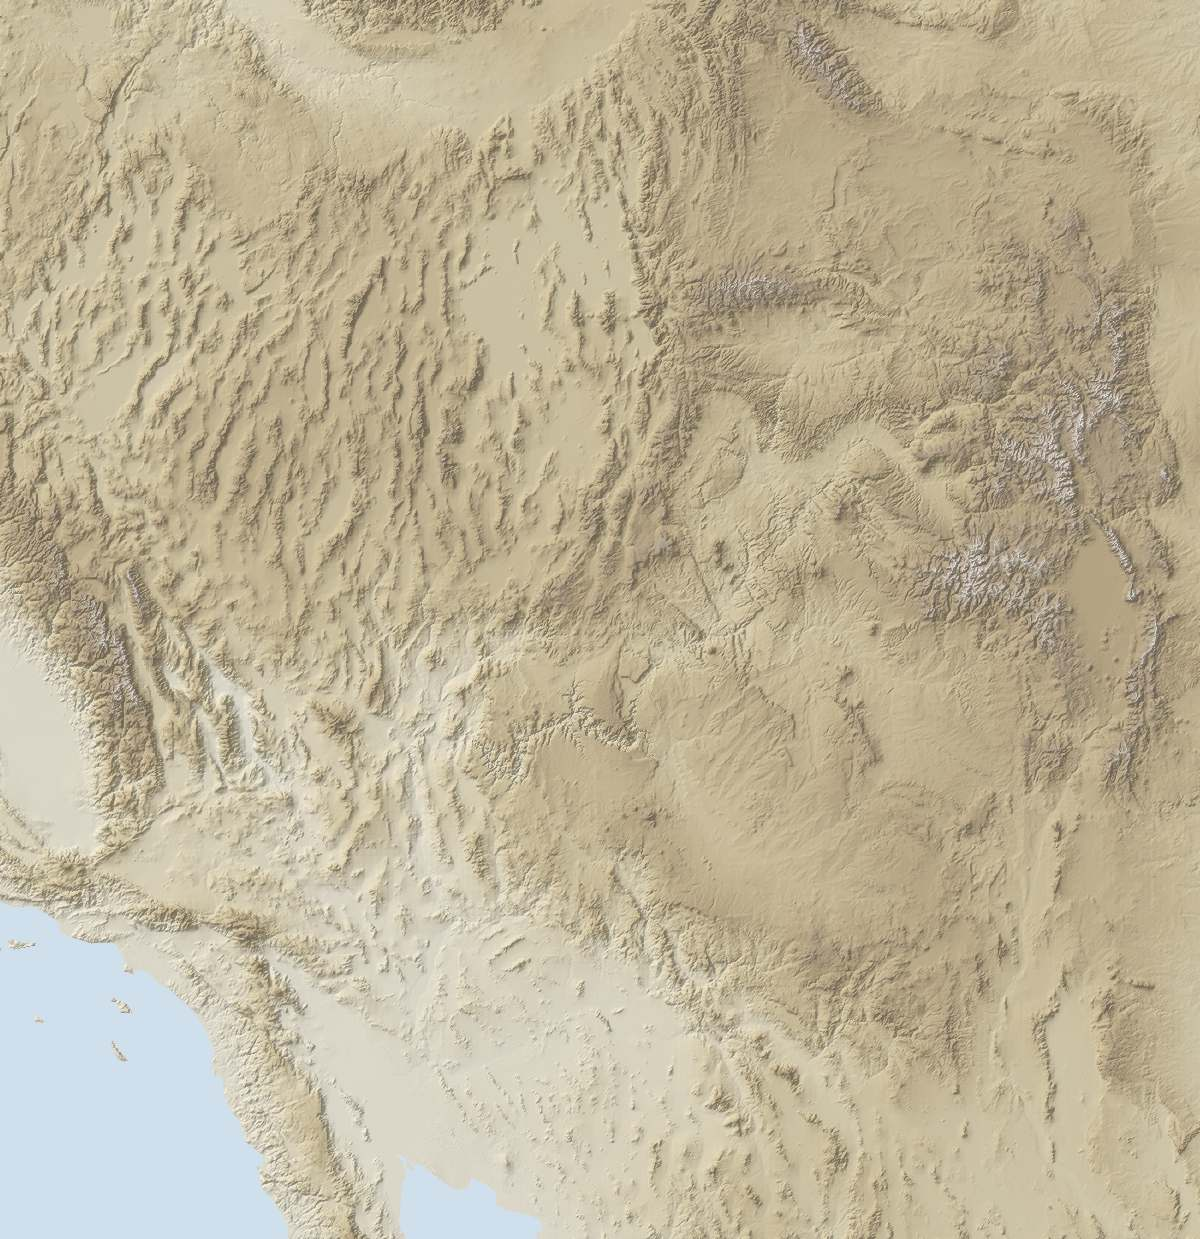

The script that saved this image:
"""Render the shaded-relief background for the basin map.

A one-off generator, run by hand like `basemap.py`; its output (`relief.jpg`) is
committed and embedded in the article. It needs numpy and Pillow, which the project
does not otherwise depend on, so run it from any environment that has them:

    <python-with-numpy-pillow> ww/article/relief.py <terrarium-tile-dir> <natural-earth-dir>

Elevation: Mapzen/AWS Terrain Tiles, "terrarium" encoding, zoom 7 (from USGS NED and
NASA SRTM). Land mask: Natural Earth admin-0 countries. The image is drawn in exactly
the frame `basemap.py` projects into, so the SVG layers line up.
"""

from __future__ import annotations

import json
import math
import sys
from pathlib import Path

import numpy as np
from PIL import Image, ImageDraw

sys.path.insert(0, str(Path(__file__).resolve().parents[2]))
from ww.article.basemap import EAST, HEIGHT, NORTH, SOUTH, WEST, WIDTH  # noqa: E402

OUT = Path(__file__).with_name("relief.jpg")
ZOOM = 7
SCALE = 1.2  # image pixels per SVG unit: 1200 px wide, sharp enough on a 900 px frame

#: Hypsometric tint (metres -> RGB): pale desert floor to tan uplands to pale peaks.
STOPS = [(-100, (233, 229, 214)), (0, (233, 229, 214)), (800, (226, 218, 192)),
         (1600, (210, 196, 160)), (2400, (190, 172, 138)), (3200, (176, 160, 136)),
         (4200, (236, 233, 228))]
OCEAN = (207, 223, 236)


def mosaic(tiles: Path) -> tuple[np.ndarray, int, int]:
    files = sorted(tiles.glob(f"{ZOOM}-*-*.png"))
    xs = sorted({int(f.stem.split("-")[1]) for f in files})
    ys = sorted({int(f.stem.split("-")[2]) for f in files})
    elev = np.zeros((len(ys) * 256, len(xs) * 256), dtype=np.float32)
    for f in files:
        _, x, y = (int(v) for v in f.stem.split("-"))
        rgb = np.asarray(Image.open(f).convert("RGB"), dtype=np.float32)
        e = rgb[..., 0] * 256 + rgb[..., 1] + rgb[..., 2] / 256 - 32768
        r, c = ys.index(y) * 256, xs.index(x) * 256
        elev[r:r + 256, c:c + 256] = e
    return elev, xs[0], ys[0]


def sample(elev: np.ndarray, x0: int, y0: int, lon: np.ndarray, lat: np.ndarray) -> np.ndarray:
    n = 2 ** ZOOM
    px = (lon + 180) / 360 * n * 256 - x0 * 256
    lr = np.radians(lat)
    py = (1 - np.log(np.tan(lr) + 1 / np.cos(lr)) / math.pi) / 2 * n * 256 - y0 * 256
    i = np.clip(py.astype(int), 0, elev.shape[0] - 1)
    j = np.clip(px.astype(int), 0, elev.shape[1] - 1)
    return elev[i, j]


def land_mask(ne: Path, w: int, h: int) -> np.ndarray:
    countries = json.loads((ne / "ne_50m_admin_0_countries.geojson").read_text())
    img = Image.new("L", (w, h), 0)
    draw = ImageDraw.Draw(img)
    for f in countries["features"]:
        if f["properties"].get("ADMIN") not in ("United States of America", "Mexico"):
            continue
        g = f["geometry"]
        polys = g["coordinates"] if g["type"] == "MultiPolygon" else [g["coordinates"]]
        for poly in polys:
            ring = [((x - WEST) / (EAST - WEST) * w, (NORTH - y) / (NORTH - SOUTH) * h)
                    for x, y in poly[0]]
            draw.polygon(ring, fill=255)
    return np.asarray(img) > 0


def tint(e: np.ndarray) -> np.ndarray:
    out = np.zeros(e.shape + (3,), dtype=np.float32)
    levels = [s[0] for s in STOPS]
    for ch in range(3):
        out[..., ch] = np.interp(e, levels, [s[1][ch] for s in STOPS])
    return out


def hillshade(e: np.ndarray, lat: np.ndarray, deg_per_px: float, exaggerate: float = 6.0) -> np.ndarray:
    dy_m = deg_per_px * 111_320
    dx_m = dy_m * np.cos(np.radians(lat))
    gy, gx = np.gradient(e * exaggerate)
    slope = np.arctan(np.hypot(gx / dx_m, gy / dy_m))
    aspect = np.arctan2(-gx / dx_m, gy / dy_m)
    az, alt = math.radians(315), math.radians(45)
    shade = np.sin(alt) * np.cos(slope) + np.cos(alt) * np.sin(slope) * np.cos(az - aspect)
    return np.clip(shade, 0, 1)


def main(tiles: Path, ne: Path) -> None:
    w, h = int(WIDTH * SCALE), int(HEIGHT * SCALE)
    lon = WEST + (np.arange(w) + 0.5) / w * (EAST - WEST)
    lat = NORTH - (np.arange(h) + 0.5) / h * (NORTH - SOUTH)
    lon2, lat2 = np.meshgrid(lon, lat)
    elev, x0, y0 = mosaic(tiles)
    e = sample(elev, x0, y0, lon2, lat2)
    land = land_mask(ne, w, h)
    shade = hillshade(np.where(land, e, 0), lat2, (NORTH - SOUTH) / h)
    rgb = tint(e) * (0.62 + 0.45 * shade[..., None])
    rgb = np.where(land[..., None], rgb, np.array(OCEAN, dtype=np.float32))
    img = Image.fromarray(np.clip(rgb, 0, 255).astype(np.uint8))
    img.save(OUT, quality=62, optimize=True, progressive=True)
    print(f"wrote {OUT} ({OUT.stat().st_size:,} bytes, {w}x{h})")


if __name__ == "__main__":
    main(Path(sys.argv[1]), Path(sys.argv[2]))
